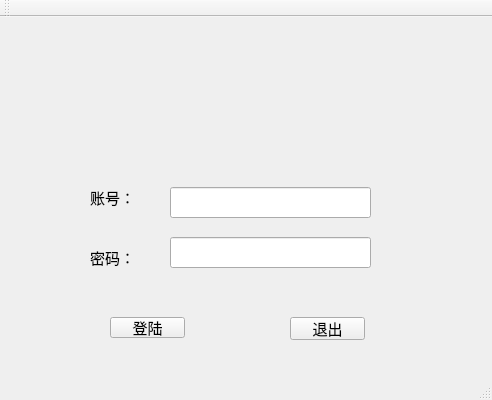
<?xml version="1.0" encoding="UTF-8"?>
<ui version="4.0">
 <class>MainWindow</class>
 <widget class="QMainWindow" name="MainWindow">
  <property name="geometry">
   <rect>
    <x>0</x>
    <y>0</y>
    <width>492</width>
    <height>400</height>
   </rect>
  </property>
  <property name="font">
   <font>
    <family>Consolas</family>
    <pointsize>11</pointsize>
    <weight>50</weight>
    <bold>false</bold>
   </font>
  </property>
  <property name="windowTitle">
   <string>MainWindow</string>
  </property>
  <widget class="QWidget" name="centralWidget">
   <widget class="QLabel" name="view">
    <property name="geometry">
     <rect>
      <x>50</x>
      <y>20</y>
      <width>371</width>
      <height>111</height>
     </rect>
    </property>
    <property name="text">
     <string/>
    </property>
   </widget>
   <widget class="QLabel" name="id">
    <property name="geometry">
     <rect>
      <x>90</x>
      <y>170</y>
      <width>51</width>
      <height>20</height>
     </rect>
    </property>
    <property name="font">
     <font>
      <family>黑体</family>
      <pointsize>11</pointsize>
      <weight>50</weight>
      <bold>false</bold>
     </font>
    </property>
    <property name="text">
     <string>账号：</string>
    </property>
   </widget>
   <widget class="QLabel" name="passwd">
    <property name="geometry">
     <rect>
      <x>90</x>
      <y>230</y>
      <width>51</width>
      <height>20</height>
     </rect>
    </property>
    <property name="font">
     <font>
      <family>黑体</family>
      <pointsize>11</pointsize>
      <weight>50</weight>
      <bold>false</bold>
     </font>
    </property>
    <property name="text">
     <string>密码：</string>
    </property>
   </widget>
   <widget class="QPushButton" name="ok">
    <property name="geometry">
     <rect>
      <x>110</x>
      <y>300</y>
      <width>75</width>
      <height>21</height>
     </rect>
    </property>
    <property name="font">
     <font>
      <family>黑体</family>
      <pointsize>11</pointsize>
      <weight>50</weight>
      <bold>false</bold>
     </font>
    </property>
    <property name="text">
     <string>登陆</string>
    </property>
   </widget>
   <widget class="QPushButton" name="cancel">
    <property name="geometry">
     <rect>
      <x>290</x>
      <y>300</y>
      <width>75</width>
      <height>23</height>
     </rect>
    </property>
    <property name="font">
     <font>
      <family>黑体</family>
      <pointsize>11</pointsize>
      <weight>50</weight>
      <bold>false</bold>
     </font>
    </property>
    <property name="text">
     <string>退出</string>
    </property>
   </widget>
   <widget class="QLineEdit" name="user_id">
    <property name="geometry">
     <rect>
      <x>170</x>
      <y>170</y>
      <width>201</width>
      <height>31</height>
     </rect>
    </property>
   </widget>
   <widget class="QLineEdit" name="user_passwd">
    <property name="geometry">
     <rect>
      <x>170</x>
      <y>220</y>
      <width>201</width>
      <height>31</height>
     </rect>
    </property>
   </widget>
  </widget>
  <widget class="QMenuBar" name="menuBar">
   <property name="geometry">
    <rect>
     <x>0</x>
     <y>0</y>
     <width>492</width>
     <height>24</height>
    </rect>
   </property>
  </widget>
  <widget class="QToolBar" name="mainToolBar">
   <attribute name="toolBarArea">
    <enum>TopToolBarArea</enum>
   </attribute>
   <attribute name="toolBarBreak">
    <bool>false</bool>
   </attribute>
  </widget>
  <widget class="QStatusBar" name="statusBar"/>
 </widget>
 <layoutdefault spacing="6" margin="11"/>
 <tabstops>
  <tabstop>ok</tabstop>
  <tabstop>cancel</tabstop>
 </tabstops>
 <resources/>
 <connections/>
</ui>
